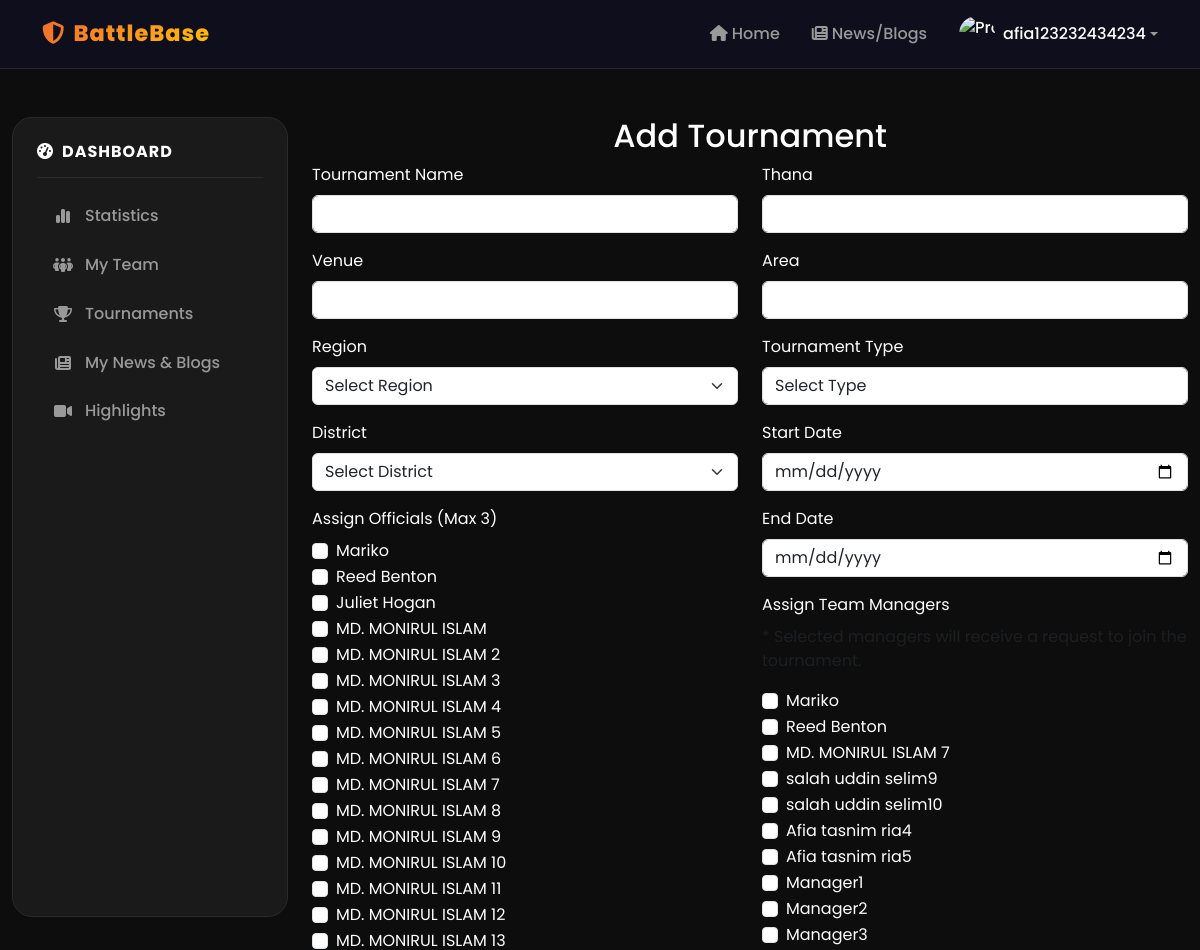
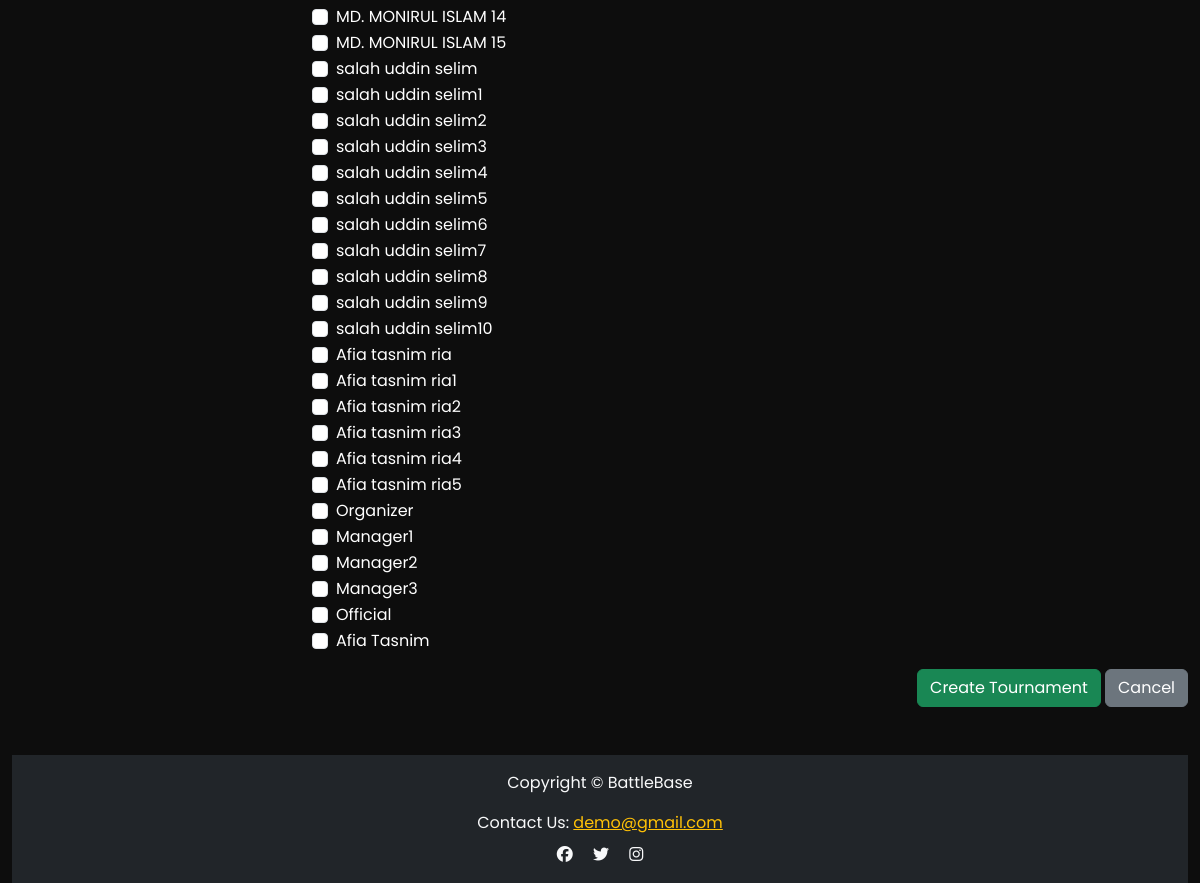
/dashboard/user/menu/tournament/add_tournament.php (signed in), run on the app's committed database (2 pictures, top to bottom).
### tables this page shows
CREATE TABLE `userinfo` (
  `id` int(11) NOT NULL,
  `username` varchar(20) DEFAULT NULL,
  `fullName` varchar(30) NOT NULL,
  `email` varchar(30) NOT NULL,
  `password_key` varchar(255) NOT NULL,
  `role` varchar(20) DEFAULT NULL,
  `phone` varchar(11) NOT NULL,
  `dp` varchar(100) DEFAULT NULL,
  `cover` varchar(100) DEFAULT NULL
);

### dashboard/user/menu/tournament/add_tournament.php (the view, shortened to what this page needs)
<?php
require_once '../../../../config.php';
include '../../../../components/shared/user-header.php';
?>
<div class="container-fluid mt-5">
  <div class="row">
    <div class="col-lg-3">
      <?php include '../../../../components/shared/dashboard-menu.php'; ?>
    </div>
    <div class="col-lg-9">
      <h2 class="text-center">Add Tournament</h2>
      <form method="POST">
        <div class="row">
          <div class="col-md-6">
            <div class="mb-3">
              <label for="name" class="form-label">Tournament Name</label>
              <input type="text" name="name" id="name" class="form-control" required>
            </div>
            <div class="mb-3">
              <label for="venue" class="form-label">Venue</label>
              <input type="text" name="venue" id="venue" class="form-control" required>
            </div>
            <div class="mb-3">
              <label for="region" class="form-label">Region</label>
              <select name="region" id="region" class="form-select" onchange="updateDistricts()">
                <option value="">Select Region</option>
              </select>
            </div>
            <div class="mb-3">
              <label for="district" class="form-label">District</label>
              <select name="district" id="district" class="form-select">
                <option value="">Select District</option>
              </select>
            </div>
            <div class="mb-3">
              <label for="official_ids" class="form-label">Assign Officials (Max 3)</label>
              <?php
              $query = "SELECT id, fullName FROM userinfo";
              $stmt = $conn->prepare($query);
              $stmt->execute();
              $officials = $stmt->fetchAll(PDO::FETCH_ASSOC);
              foreach ($officials as $official): ?>
                <div class="form-check">
                  <input class="form-check-input" type="checkbox" name="official_ids[]" value="<?php echo htmlspecialchars($official['id']); ?>" id="official_<?php echo htmlspecialchars($official['id']); ?>">
                  <label class="form-check-label" for="official_<?php echo htmlspecialchars($official['id']); ?>">
                    <?php echo htmlspecialchars($official['fullName']); ?>
                  </label>
                </div>
              <?php endforeach; ?>
            </div>
          </div>
          <div class="col-md-6">
            <div class="mb-3">
              <label for="thana" class="form-label">Thana</label>
              <input type="text" name="thana" id="thana" class="form-control">
            </div>
            <div class="mb-3">
              <label for="area" class="form-label">Area</label>
              <input type="text" name="area" id="area" class="form-control">
            </div>
            <div class="mb-3">
              <label for="tour_type" class="form-label">Tournament Type</label>
              <select class="form-control" id="tour_type" name="tour_type" required>
                <option value="">Select Type</option>
              </select>
            </div>
            <div class="mb-3">
              <label for="start_date" class="form-label">Start Date</label>
              <input type="date" name="start_date" id="start_date" class="form-control" required>
            </div>
            <div class="mb-3">
              <label for="end_date" class="form-label">End Date</label>
              <input type="date" name="end_date" id="end_date" class="form-control" required>
            </div>
            <div class="mb-3">
              <label for="manager_ids" class="form-label">Assign Team Managers</label>
              <p class="text-muted">* Selected managers will receive a request to join the tournament.</p>
              <?php
              $query = "
                SELECT u.id, u.fullName
                FROM userinfo u
                WHERE u.id IN (SELECT manager_id FROM team)";
              $stmt = $conn->prepare($query);
              $stmt->execute();
              $managers = $stmt->fetchAll(PDO::FETCH_ASSOC);
              foreach ($managers as $manager): ?>
                <div class="form-check">
                  <input class="form-check-input" type="checkbox" name="manager_ids[]" value="<?php echo htmlspecialchars($manager['id']); ?>" id="manager_<?php echo htmlspecialchars($manager['id']); ?>">
                  <label class="form-check-label" for="manager_<?php echo htmlspecialchars($manager['id']); ?>">
                    <?php echo htmlspecialchars($manager['fullName']); ?>
                  </label>
                </div>
              <?php endforeach; ?>
            </div>
          </div>
          <div class="text-end">
            <button type="submit" class="btn btn-success">Create Tournament</button>
            <a href="tournament_organizer.php" class="btn btn-secondary">Cancel</a>
          </div>
      </form>
    </div>
  </div>
</div>
<?php include '../../../../components/shared/user-footer.php'; ?>

### css/custom.css (style rules this page uses)
:root { --bg-primary: #0D0D0D; --bg-secondary: #141414; --bg-card: #1a1a1a; --bg-elevated: #222; --accent-orange: #F26A2E; --accent-orange-rgb: 242, 106, 46; --accent-gold: #FFC107; --white: #FFF; --gray-100: #E0E0E0; --gray-200: #CCC; --gray-300: #999; --gray-400: #666; --text-primary: #FFF; --text-secondary: #E0E0E0; --text-muted: #999; --border-color: #2a2a2a; --gradient-primary: linear-gradient(135deg, #F26A2E, #FFC107); --gradient-reverse: linear-gradient(135deg, #FFC107, #F26A2E); --gradient-orange: linear-gradient(135deg, #F26A2E, #ff8a50); --gradient-dark: linear-gradient(135deg, #0D0D0D, #1a1a1a); --shadow-card: 0 12px 40px rgba(0,0,0,.6); --shadow-glow-orange: 0 0 30px rgba(242,106,46,.25); --shadow-glow-gold: 0 0 30px rgba(255,193,7,.2); --radius-sm: 8px; --radius-md: 14px; --radius-lg: 20px; --radius-xl: 30px; }
* { box-sizing: border-box; }
body { font-family: 'Poppins', sans-serif; background: var(--bg-primary); color: var(--text-primary); overflow-x: hidden; -webkit-font-smoothing: antialiased; }

### components/shared/user-header.php (style rules this page uses)
body { font-family: 'Poppins', sans-serif; background: var(--bg-primary); }

### data on the page
userinfo: fullName "Mariko"
userinfo: fullName "Reed Benton"
userinfo: fullName "Juliet Hogan"
userinfo: fullName "MD. MONIRUL ISLAM"
userinfo: fullName "MD. MONIRUL ISLAM 2"
userinfo: fullName "MD. MONIRUL ISLAM 3"
userinfo: fullName "MD. MONIRUL ISLAM 4"
userinfo: fullName "MD. MONIRUL ISLAM 5"
userinfo: fullName "MD. MONIRUL ISLAM 6"
userinfo: fullName "MD. MONIRUL ISLAM 7"
userinfo: fullName "MD. MONIRUL ISLAM 8"
userinfo: fullName "MD. MONIRUL ISLAM 9"
userinfo: fullName "MD. MONIRUL ISLAM 10"
userinfo: fullName "MD. MONIRUL ISLAM 11"
userinfo: fullName "MD. MONIRUL ISLAM 12"
userinfo: fullName "MD. MONIRUL ISLAM 13"
userinfo: fullName "MD. MONIRUL ISLAM 14"
userinfo: fullName "MD. MONIRUL ISLAM 15"
userinfo: fullName "salah uddin selim"
userinfo: fullName "salah uddin selim1"
userinfo: fullName "salah uddin selim2"
userinfo: fullName "salah uddin selim3"
userinfo: fullName "salah uddin selim4"
userinfo: fullName "salah uddin selim5"
userinfo: fullName "salah uddin selim6"
userinfo: fullName "salah uddin selim7"
userinfo: fullName "salah uddin selim8"
userinfo: fullName "salah uddin selim9"
userinfo: fullName "salah uddin selim10"
userinfo: fullName "Afia tasnim ria"
userinfo: fullName "Afia tasnim ria1"
userinfo: fullName "Afia tasnim ria2"
userinfo: fullName "Afia tasnim ria3"
userinfo: fullName "Afia tasnim ria4"
userinfo: fullName "Afia tasnim ria5"
userinfo: fullName "Organizer"
userinfo: fullName "Manager1"
userinfo: fullName "Manager2"
userinfo: fullName "Manager3"
userinfo: fullName "Official"
userinfo: fullName "Afia Tasnim"

### other printed values
$_SESSION['username'] "afia123232434234"
